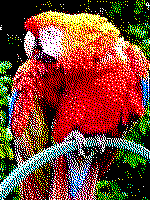
#> input picture openCV/images/3bit.png, 150 x 200 px
$ python intensity.py
#> lines starting #> are read from the running program, lines starting #| are printed output that depends on the picture
import cv2 as cv
from matplotlib import pyplot as plp
import numpy as np

img = cv.imread('images/3bit.png', 0)
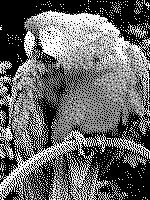
#> img: shape (200, 150); min 0, max 255, mean 103.2
cv.imshow("image", img)
print(img.shape)
#| (200, 150)

intensity_count = [0]*256

height, width = img.shape[:2]
#> height = 200; width = 150
print(height)
#| 200
print(width)
#| 150

new_image = np.zeros(img.shape)

for i in range(0, height):
    for j in range(0, width):
        intensity_count[img[i][j]]+=1

print(intensity_count)
#> (printed output is left out)


cv.waitKey(0)
